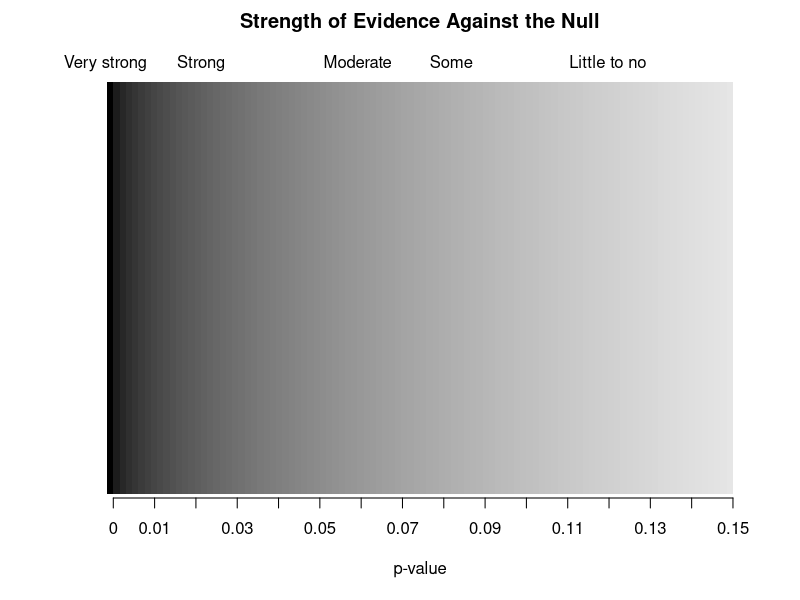

Generate this figure with R:
# Plot creation
g.ramp <- gray.colors(100, start = 0, end = 0.9)
barplot(rep(2, 100),
        axes = FALSE,
        space = 0,
        col = g.ramp,
        main = "",
        xlab = "p-value",
        border = NA)

# Add text below
# mtext("1%", side = 1, line = 1, at = 7)
# mtext("5%", side = 1, line = 1, at = 35)
# mtext("10%", side = 1, line = 1, at = 70)
axis(side = 1, labels = as.character(seq(0, 0.15, by = 0.01)), line = 0,
     at = seq(1, 100, length = length(seq(0, 0.15, by = 0.01))))

# Add text above
mtext("Very strong", side = 3, line = 0.5, at = 5, adj=.9)
mtext("Strong", side = 3, line = 0.5, at = 15)
mtext("Moderate", side = 3, line = 0.5, at = 40)
mtext("Some", side = 3, line = 0.5, at = 55)
mtext("Little to no", side = 3, line = 0.5, at = 80)

# Add title
mtext("Strength of Evidence Against the Null", side = 3, line = 2.5,
      cex=1.2, font=2)
